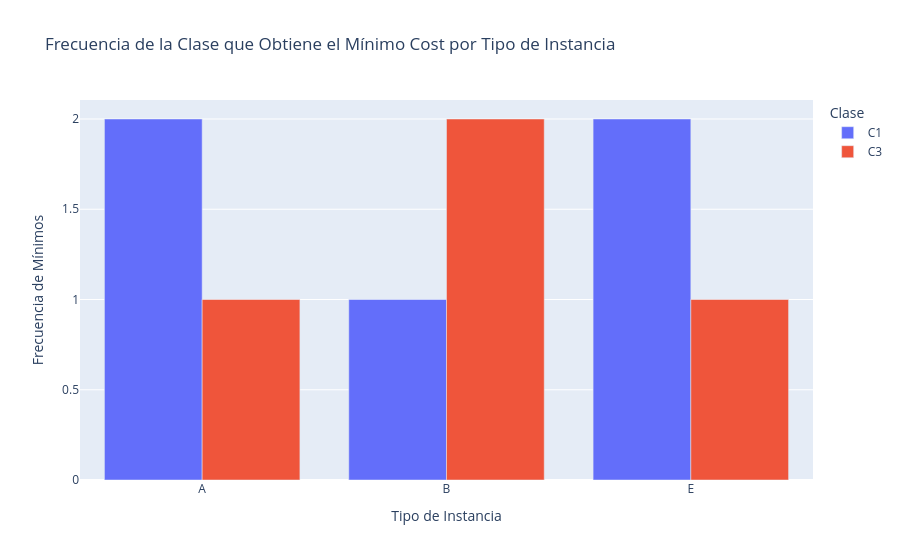

The cell this chart's notebook holds for it:
### Code cell
import plotly.express as px
import pandas as pd
import os

# Create a directory to save the plots
output_dir = 'plotly_frequency_plots'
if not os.path.exists(output_dir):
    os.makedirs(output_dir)

def plot_minimum_frequency_by_type(df):
    min_class_data = []

    instances = df['Nombre de la Instancia VRP'].unique()
    for instance in instances:
        subset = df[df['Nombre de la Instancia VRP'] == instance]
        for combination in subset['Combinacion'].unique():
            comb_data = subset[subset['Combinacion'] == combination]
            min_cost = comb_data['Best Cost'].min()
            min_class_data.append({
                'Instancia': instance,
                'Tipo': instance.split('-')[0][0],  # A, B, or E based on the first letter of the instance name
                'Clase': combination,
                'Min Cost': min_cost
            })

    min_class_df = pd.DataFrame(min_class_data)

    # Find the minimum cost for each instance
    min_class_df = min_class_df.loc[min_class_df.groupby('Instancia')['Min Cost'].idxmin()]

    frequency_df = min_class_df.groupby(['Tipo', 'Clase']).size().reset_index(name='Frecuencia')

    fig = px.bar(frequency_df, x='Tipo', y='Frecuencia', color='Clase', barmode='group',
                 title='Frecuencia de la Clase que Obtiene el Mínimo Cost por Tipo de Instancia',
                 labels={'Frecuencia': 'Frecuencia de Mínimos', 'Tipo': 'Tipo de Instancia', 'Clase': 'Clase'})

    fig.write_image(os.path.join(output_dir, 'frequency_plot_by_type.png'))
    fig.show()

# Call the function with the DataFrame to save the plot
plot_minimum_frequency_by_type(df)

### Figure 1 — Plotly figure (JSON) as saved in the notebook; plotly's stock layout.template omitted (floating-point values rounded to 4 significant figures)
{"data": [{"alignmentgroup": "True", "hovertemplate": "Clase=C1<br>Tipo de Instancia=%{x}<br>Frecuencia de Mínimos=%{y}<extra></extra>", "legendgroup": "C1", "marker": {"color": "#636efa", "pattern": {"shape": ""}}, "name": "C1", "offsetgroup": "C1", "orientation": "v", "showlegend": true, "textposition": "auto", "type": "bar", "x": ["A", "B", "E"], "xaxis": "x", "y": [2, 1, 2], "yaxis": "y"}, {"alignmentgroup": "True", "hovertemplate": "Clase=C3<br>Tipo de Instancia=%{x}<br>Frecuencia de Mínimos=%{y}<extra></extra>", "legendgroup": "C3", "marker": {"color": "#EF553B", "pattern": {"shape": ""}}, "name": "C3", "offsetgroup": "C3", "orientation": "v", "showlegend": true, "textposition": "auto", "type": "bar", "x": ["A", "B", "E"], "xaxis": "x", "y": [1, 2, 1], "yaxis": "y"}], "layout": {"barmode": "group", "legend": {"title": {"text": "Clase"}, "tracegroupgap": 0}, "title": {"text": "Frecuencia de la Clase que Obtiene el Mínimo Cost por Tipo de Instancia"}, "xaxis": {"anchor": "y", "domain": [0, 1], "title": {"text": "Tipo de Instancia"}}, "yaxis": {"anchor": "x", "domain": [0, 1], "title": {"text": "Frecuencia de Mínimos"}}}}
